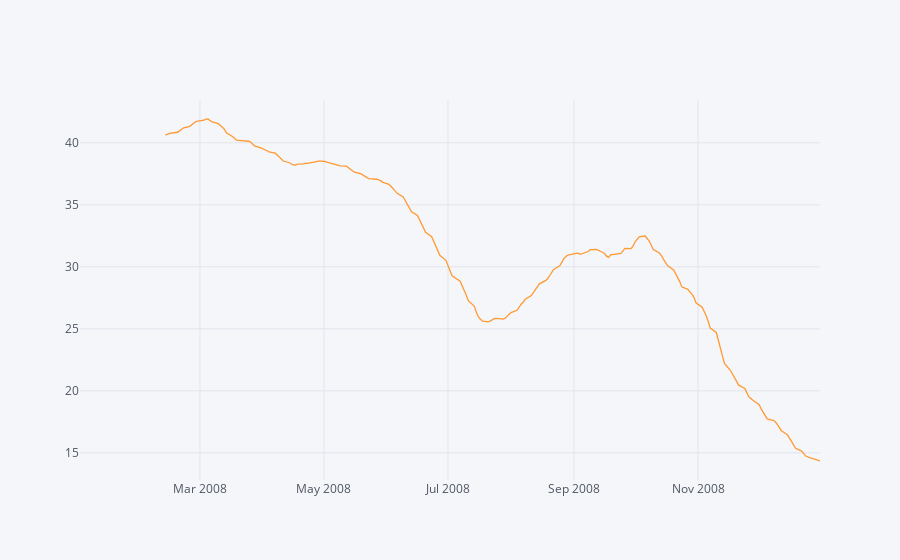
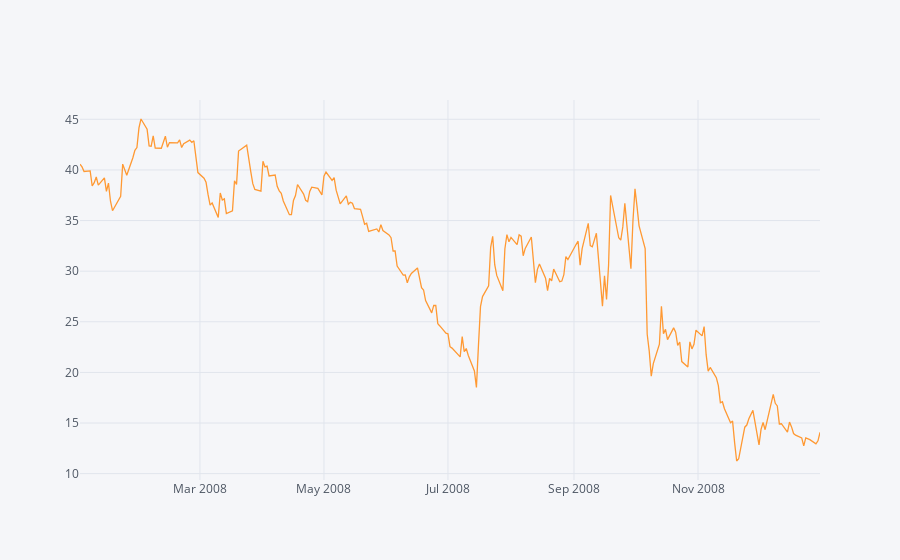

The code cell stored with these charts, in order, in its notebook:
### Code cell
df.BAC['Close'].loc['2008-01-01':'2009-01-01'].rolling(window=30).mean().iplot()
df.BAC['Close'].loc['2008-01-01':'2009-01-01'].iplot()

### Figure 1 — Plotly figure (JSON) as saved in the notebook; plotly's stock layout.template omitted (floating-point values rounded to 4 significant figures; data arrays with more than 128 entries replaced by an {"elided": "..."} marker saying what was removed)
{"data": [{"line": {"color": "rgba(255, 153, 51, 1.0)", "dash": "solid", "shape": "linear", "width": 1.3}, "mode": "lines", "name": "Close", "text": "", "type": "scatter", "x": {"elided": "253 str values"}, "y": {"elided": "253 mixed values"}}], "layout": {"legend": {"bgcolor": "#F5F6F9", "font": {"color": "#4D5663"}}, "paper_bgcolor": "#F5F6F9", "plot_bgcolor": "#F5F6F9", "title": {"font": {"color": "#4D5663"}}, "xaxis": {"gridcolor": "#E1E5ED", "showgrid": true, "tickfont": {"color": "#4D5663"}, "title": {"font": {"color": "#4D5663"}, "text": ""}, "zerolinecolor": "#E1E5ED"}, "yaxis": {"gridcolor": "#E1E5ED", "showgrid": true, "tickfont": {"color": "#4D5663"}, "title": {"font": {"color": "#4D5663"}, "text": ""}, "zerolinecolor": "#E1E5ED"}}}

### Figure 2 — Plotly figure (JSON) as saved in the notebook; plotly's stock layout.template omitted (floating-point values rounded to 4 significant figures; data arrays with more than 128 entries replaced by an {"elided": "..."} marker saying what was removed)
{"data": [{"line": {"color": "rgba(255, 153, 51, 1.0)", "dash": "solid", "shape": "linear", "width": 1.3}, "mode": "lines", "name": "Close", "text": "", "type": "scatter", "x": {"elided": "253 str values"}, "y": {"elided": "253 float values"}}], "layout": {"legend": {"bgcolor": "#F5F6F9", "font": {"color": "#4D5663"}}, "paper_bgcolor": "#F5F6F9", "plot_bgcolor": "#F5F6F9", "title": {"font": {"color": "#4D5663"}}, "xaxis": {"gridcolor": "#E1E5ED", "showgrid": true, "tickfont": {"color": "#4D5663"}, "title": {"font": {"color": "#4D5663"}, "text": ""}, "zerolinecolor": "#E1E5ED"}, "yaxis": {"gridcolor": "#E1E5ED", "showgrid": true, "tickfont": {"color": "#4D5663"}, "title": {"font": {"color": "#4D5663"}, "text": ""}, "zerolinecolor": "#E1E5ED"}}}
